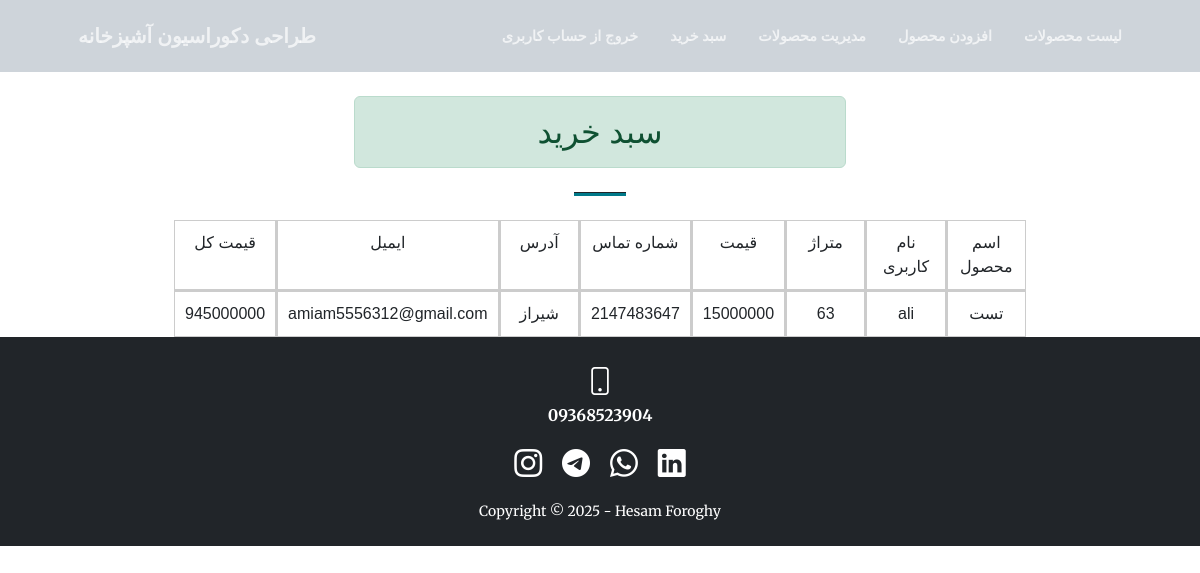
The page /sabad_kharid.php (signed in) on the database its author committed.
### tables this page shows
CREATE TABLE `sellform` (
  `name` varchar(25) NOT NULL,
  `ghymat` int(11) NOT NULL,
  `id` int(11) NOT NULL,
  `meter` int(11) NOT NULL,
  `totalprice` int(11) NOT NULL,
  `username` varchar(25) NOT NULL,
  `address` varchar(250) NOT NULL,
  `mobile` int(11) NOT NULL,
  `email` varchar(30) NOT NULL,
  `idk` int(11) NOT NULL
);

### sabad_kharid.php (the view, shortened to what this page needs)
<?php
include("navbar.php")
?>
<?php
$id = $_SESSION["id"];
include("connect.php");
$b = mysqli_query($a, "SELECT * FROM `sellform` WHERE `idk`='$id'");
?>
<div class="row">
    <div class="container px-4 px-lg-5">
        <div class="container px-4 px-lg-5">
            <div class="row gx-4 gx-lg-5 justify-content-center">
                <div class="col-lg-8 col-xl-6 text-center"></br>
                    <h2 class='alert alert-success' role='alert'>سبد خرید</h2>
                    <hr class="divider"/>
                </div>
                <div class="col-lg-10 mx-auto">
<div class="table-responsive">
      <div class="table4">
      <div class="cell"> اسم محصول</div>
      <div class="cell"> نام کاربری</div>
      <div class="cell"> متراژ</div>
      <div class="cell"> قیمت</div>
      <div class="cell"> شماره تماس</div>
      <div class="cell"> آدرس</div>
      <div class="cell">ایمیل </div>
      <div class="cell"> قیمت کل </div>
            <?php
            $row=mysqli_fetch_array($b);
            while($row)
            {
                ?>
  <div class="cell"> <?php echo($row["name"]);  ?></div>
  <div class="cell"> <?php echo($row["username"]);  ?> </div>
  <div class="cell"><?php echo($row["meter"]);  ?> </div>
  <div class="cell"> <?php echo($row["ghymat"]);  ?> </div>
  <div class="cell"><?php echo($row["mobile"]);  ?>  </div>
  <div class="cell"><?php echo($row["address"]);  ?> </div>
  <div class="cell"> <?php echo($row["email"]);  ?></div>
  <div class="cell"><?php echo($row["totalprice"]);  ?> </div>
            <?php
             $row=mysqli_fetch_array($b);
            }
            ?>
</div>
</div>
</div>
            </div>
        </div>
    </div>
</div>
<?php
include("footer.php");
?>
</body>
</html>

### list.css (style rules this page uses)
.table4 { display: grid; grid-template-columns: repeat(8, 1fr); gap: 1px; background-color: #ccc; direction: rtl; text-align: center; font-family: sans-serif; }
.cell { background-color: #fff; padding: 10px; border: 1px solid #ccc; }

### rows shown on the page
sellform: name "تست", username "ali", meter "63", ghymat "15000000", mobile "2147483647", address "شیراز", email "amiam5556312@gmail.com", totalprice "945000000"
